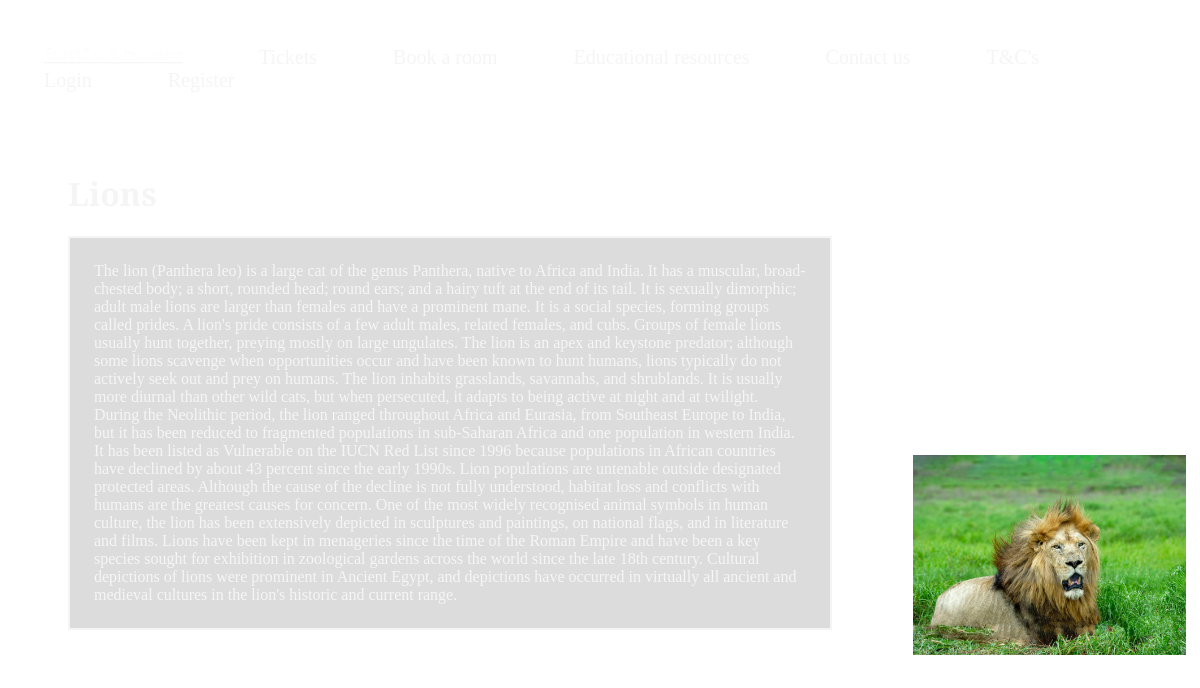
Page /animal/Lions on the committed database.
### app.py (models this page shows)
class Animals(db.Model): # Creates the SQL table for animals
    id = db.Column(db.Integer, primary_key=True)
    name = db.Column(db.String(30), unique=False, nullable=True)
    description = db.Column(db.String(200), unique=False, nullable=True)
    image_location = db.Column(db.String(60), unique=False, nullable=True)
    wikidescription = db.Column(db.String(1000), unique=False, nullable=True)

### app.py (the view)
@app.route('/animal/<animal_name>', methods=['GET','POST']) # This is the page route for each animal
def animal(animal_name): #this holds the logic for the animal function
    animal = Animals.query.filter_by(name=animal_name).first() # gets the animal based on the name selected in the link
    animal_description = animal.wikidescription # gets the description of this animal from the query
    animal_image = animal.image_location # gets the unique image for this animal
    return render_template('animal.html', animal_name=animal_name, animal_description=animal_description, animal_image=animal_image) # renders the template with the unique variables

### templates/animal.html (shortened to what this page needs)
{% extends 'base.html' %}
{% block content %}
<!DOCTYPE html>
<html lang="en-GB">
    <head>
        <link rel="stylesheet" href="../static/styles/main_style.css">
        <link rel="stylesheet" href="../static/styles/animal_style.css">
    </head>
    <body>
        <h1>{{animal_name}}</h1>
        <p>{{animal_description}}</p>
        <img src="{{animal_image}}" style="margin-top: -80vh; margin-left: 75vw; height: 25vh; width: auto; border: 5px white solid;">
    </body>
</html>
{% endblock %}

### templates/base.html (shortened to what this page needs)
<!DOCTYPE html>
<html lang="en-GB">
    <head>
        <link rel="stylesheet" href="../static/styles/main_style.css">
        <link rel="stylesheet" href="../static/styles/base_style.css">
    </head>
    <nav>
        <li><a href='/'><img src='../static/images/logo.png'></a></li>
        <li><a href='/tickets'>Tickets</a></li>
        <li><a href='/pick-date'>Book a room</a></li>
        <li><a href='/educational-resources'>Educational resources</a></li>
        <li><a href='/contact-us'>Contact us</a></li>
        <li><a href='/terms-and-conditions'>T&C's</a></li>
        {% if 'username' not in session %}
            <li><a href='/login'>Login</a></li>
            <li><a href='/register'>Register</a></li>
        {% else %}
            <li><a href='/my-bookings'>My bookings</a></li>
            <li><a href='/logout'>Logout</a></li>
        {% endif %}
    </nav>
    <div class="content">
        {% block content %} {% endblock %}
    </div>
</html>

### static/styles/main_style.css (style rules this page uses)
body { background-image: url("/static/images/background.jpg"); color: whitesmoke; }

### static/styles/base_style.css (style rules this page uses)
nav { display: inline; justify-content: center; text-align: center; padding-top: 5vh; }
nav li { display: inline; list-style: none; margin-top: 5vh; }
nav li a { font-family: "PT Serif", serif; text-decoration: none; color: whitesmoke; padding: 3vw; font-size: 20px; padding-top: 5vw; }
nav li a img { height: 2vh; width: auto; padding-top: 5vh; }

### static/styles/animal_style.css (style rules this page uses)
body { font-family: "PT Serif", serif; }
body h1 { margin-top: 10vh; padding-left: 5vw; }
body p { margin-right: 30vw; margin-left: 5vw; padding: 2vw; background-color: #fff; background-color: rgba(186,186,186,0.5); border: solid 2px whitesmoke; }

### rows in the picture
Animals: wikidescription "The lion (Panthera leo) is a large cat of the genus Panthera, native to Africa and India. It has a muscular, broad-chested body; a short, rounded head; round ears; and a hairy tuft at the end of its tail. It is sexually dimorphic; adult male lions are larger than females and have a prominent mane. It is a social species, forming groups called prides. A lion's pride consists of a few adult males, related females, and cubs. Groups of female lions usually hunt together, preying mostly on large ungulates. The lion is an apex and keystone predator; although some lions scavenge when opportunities occur and have been known to hunt humans, lions typically do not actively seek out and prey on…", image_location (picture)
